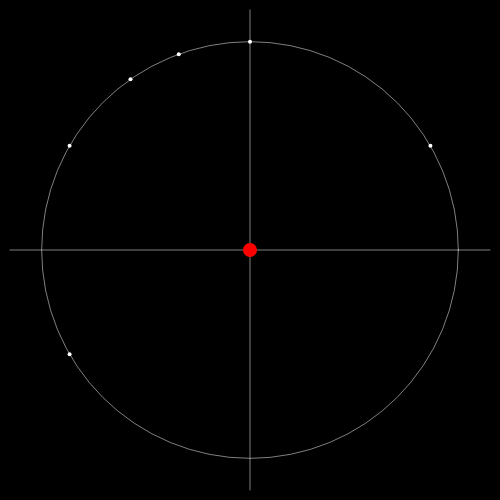
Frame 1 (no input)
Frame 60 (no input): identical to frame 1, image omitted
Frame 120 (the mouse pressed at the canvas centre since frame 60): identical to frame 1, image omitted

The p5.js sketch that drew this single still picture (run headless with seeded random() and noise() and a simulated clock; from frame 60 on, the mouse is pressed at the canvas centre):

// p5.js sketch
// ── sketch.js
let model;

let happySliderDisplay;
let happySlider;
let angrySliderDisplay;
let angrySlider;
let sadSliderDisplay;
let sadSlider;
let disgustedSliderDisplay;
let disgustedSlider;
let surprisedSliderDisplay;
let surprisedSlider;
let fearfulSliderDisplay;
let fearfulSlider;


function setup() {
  createCanvas(500,500);
  colorMode(HSB, 100, 100, 100);
  angleMode(DEGREES);
  model = new Circumplex_model();

  happySliderDisplay = createDiv();
  happySlider = createSlider(0, 100, 0, 1);
  angrySliderDisplay = createDiv();
  angrySlider = createSlider(0, 100, 0, 1);
  sadSliderDisplay = createDiv();
  sadSlider = createSlider(0, 100, 0, 1);
  disgustedSliderDisplay = createDiv();
  disgustedSlider = createSlider(0, 100, 0, 1);
  surprisedSliderDisplay = createDiv();
  surprisedSlider = createSlider(0, 100, 0, 1);
  fearfulSliderDisplay = createDiv();
  fearfulSlider = createSlider(0, 100, 0, 1);
}

function draw() {
  translate(width/2, height/2);
  background(0);

  model.show();

  sliderValue();
}

function sliderValue(){
  happySliderDisplay.html("user happy: " + happySlider.value());
  angrySliderDisplay.html("user angry: " + angrySlider.value());
  sadSliderDisplay.html("user sad: " + sadSlider.value());
  disgustedSliderDisplay.html("user disgusted: " + disgustedSlider.value());
  surprisedSliderDisplay.html("user surprised: " + surprisedSlider.value());
  fearfulSliderDisplay.html("user fearful: " + fearfulSlider.value());
}

class Circumplex_model{

  constructor(){
    this.radius = width*5/6/2;

    this.happyPolor = createVector( this.PtoC(this.radius, 330)[0], this.PtoC(this.radius, 330)[1] );
    this.angryPolor = createVector( this.PtoC(this.radius, 250)[0], this.PtoC(this.radius, 250)[1] );
    this.sadPolor = createVector( this.PtoC(this.radius, 150)[0], this.PtoC(this.radius, 150)[1] );
    this.disgustedPolor = createVector( this.PtoC(this.radius, 210)[0], this.PtoC(this.radius, 210)[1] );
    this.surprisedPolor = createVector( this.PtoC(this.radius, 270)[0], this.PtoC(this.radius, 270)[1] );
    this.fearfulPolor = createVector( this.PtoC(this.radius, 235)[0], this.PtoC(this.radius, 235)[1] );

    this.agentEmotionPosition = createVector( this.PtoC(0, 0)[0], this.PtoC(0, 0)[1] );
    this.velocity = createVector(0, 0);
    this.acceleration = createVector(0, 0);

  }

  CtoP(x, y){
    let r = sqrt( pow(x, 2)+pow(y, 2) );
    let phi = degrees(atan2(y, x));

    let coordinate = [r, phi];
    return coordinate;
  }

  PtoC(r, phi){
    let x = r * cos(phi);
    let y = r * sin(phi);

    let coordinate = [x, y];
    return coordinate;
  }

  show(){
    noFill();
    stroke(100, 0, 100);
    strokeWeight(0.5);
    line(-width/2+10, 0, width/2-10, 0);
    line(0, -width/2+10, 0, width/2-10);

    ellipse(0, 0,this.radius*2);

    strokeWeight(4);

    point(this.happyPolor.x, this.happyPolor.y);
    point(this.angryPolor.x, this.angryPolor.y);
    point(this.sadPolor.x, this.sadPolor.y);
    point(this.disgustedPolor.x, this.disgustedPolor.y);
    point(this.surprisedPolor.x, this.surprisedPolor.y);
    point(this.fearfulPolor.x, this.fearfulPolor.y);

    this.agentEmotion();
    this.agentMove();
    this.agentFriction();
    this.agentAttracted(this.happyPolor, 10, 1, happySlider.value()/100);
    this.agentAttracted(this.angryPolor, 10, 1, angrySlider.value()/100);
    this.agentAttracted(this.sadPolor, 10, 1, sadSlider.value()/100);
    this.agentAttracted(this.disgustedPolor, 10, 1, disgustedSlider.value()/100);
    this.agentAttracted(this.surprisedPolor, 10, 1, surprisedSlider.value()/100);
    this.agentAttracted(this.fearfulPolor, 10, 1, fearfulSlider.value()/100);

    this.agentRangeLimit();
  }

  agentEmotion(){

    stroke(100, 100, 100);
    strokeWeight(14);
    point(this.agentEmotionPosition.x, this.agentEmotionPosition.y);
  }

  agentMove(){
      this.velocity.add(this.acceleration);
      this.agentEmotionPosition.add(this.velocity);
      this.acceleration.mult(0);
      this.velocity.limit(this.maxspeed);
  }

  applyForce(force){
      this.acceleration.add(force);
  }

  agentAttracted(target, arriveDist, maxspeed, maxforce){
    let desired = p5.Vector.sub(target, this.agentEmotionPosition);
    let d = desired.mag();
  // Scale with arbitrary damping within 100 pixels
    if (d < arriveDist) {
      let arrivingSpeed = map(d, arriveDist, arriveDist, 0, maxspeed);
      desired.setMag(arrivingSpeed);
    } else {
      desired.setMag(maxspeed);
    }

    // Steering = Desired minus Velocity
    let steer = p5.Vector.sub(desired, this.velocity);
    steer.limit(maxforce);  // Limit to maximum steering force
    this.applyForce(steer);
  }

  agentFriction(){
      //friction simuration.
      let friction = this.velocity.copy();
      friction.mult(-0.02);
      this.applyForce(friction);
  }

  agentRangeLimit(){
    let presentRadius = this.CtoP(
      this.agentEmotionPosition.x,
      this.agentEmotionPosition.y
    );

    if(presentRadius[0] > this.radius){
      presentRadius[0] = this.radius;
      // this.acceleration = this.acceleration * -1;
      this.velocity.x = this.velocity.x * -1;
    }

    // console.log(presentRadius);
  }
}
